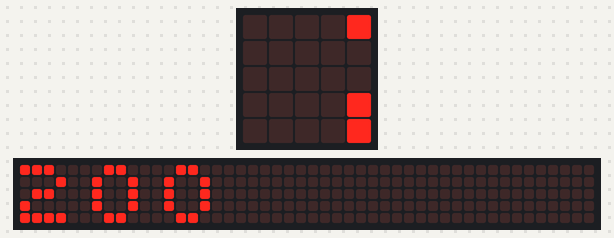
Bench run of a program on a simulated BBC micro:bit (MakeCode). Parts: the board's 5×5 LED display, a strip that is not on the board, showing the scrolling text unrolled. The 48×5 strip is a reading aid, not a part: it shows the text the display is scrolling, unrolled, one strip-width of it at a time.

Above: at 0.22 s.
At 0.97 s:
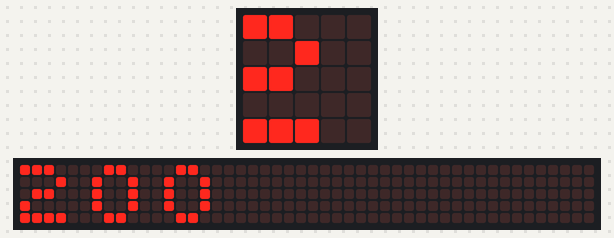
At 1.72 s:
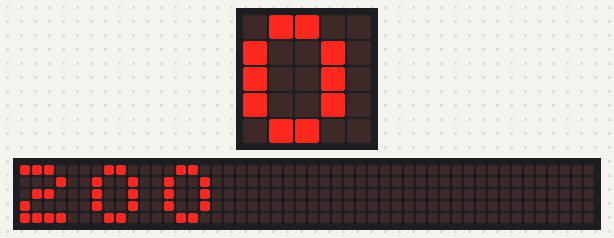
At 2.47 s:
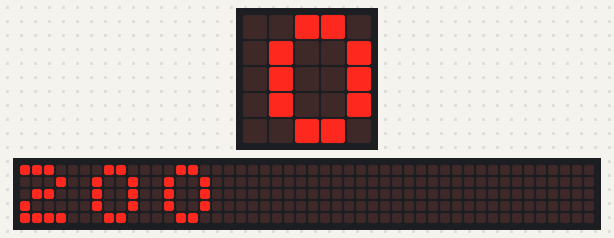
At 2.92 s:
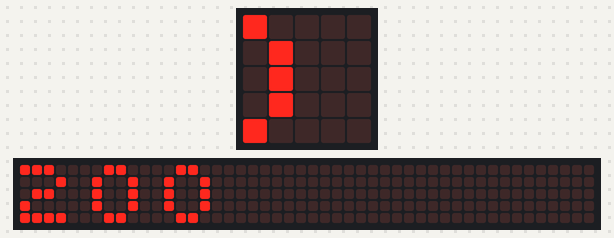
At 3.37 s:
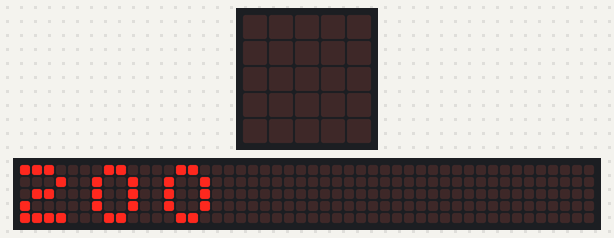

The program:

main.ts
```typescript
let result = 0
function caculator (num: number, 문자열: string, num2: number) {
    if ("*" == 문자열) {
        result = num * num2
    } else if ("/" == 문자열) {
        result = num / num2
    } else if ("+" == 문자열) {
        result = num + num2
    } else if ("-" == 문자열) {
        result = num - num2
    }
    return result
}
basic.forever(function () {
    basic.showNumber(caculator(10, "*", 20))
})
```

test.ts
```typescript
// 테스트는 여기로 이동합니다; 이 패키지가 확장으로 사용될 때 컴파일되지 않을 것 입니다.
```

Measured:
- by itself, everything shown: repeats every 3.6 s, in 23 steps
- what the display in image 5 shows lasts 0.4 s, from 3.2 s to 3.6 s
